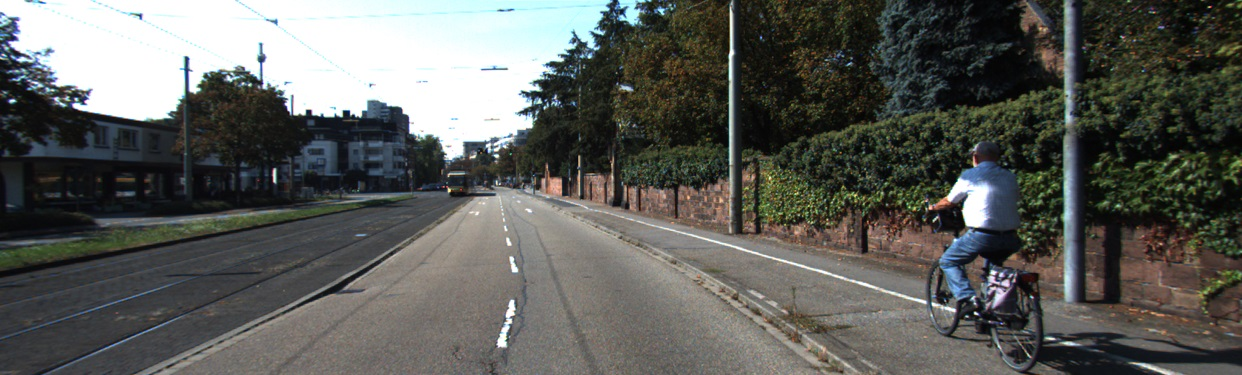
#> input picture L.jpg, 1242 x 375 px
$ python e.py   (older library calls are emulated)
#> lines starting #> are read from the running program, lines starting #| are printed output that depends on the picture; after the words box and inside, x2 and y2 are one past the last pixel; in counts of white or black regions, pixels touching at a corner belong together
# code based on
# very very good, very good, and compare vith tesla
# https://medium.com/analytics-vidhya/depth-sensing-and-3d-reconstruction-512ed121aa60

# other good links
# https://www.youtube.com/watch?v=k_QSqbj_bYo


import cv2
import numpy as np
import open3d as o3d
import os

# Load stereo images
current_directory = os.path.dirname(os.path.abspath(__file__))

# Load stereo images
img_left =cv2.imread( os.path.join(current_directory, 'L.jpg'))
#> img_left is the input picture: shape (375, 1242, 3); mean B, G, R 89.6, 93.8, 92.4
img_right = cv2.imread( os.path.join(current_directory, 'R.jpg'))
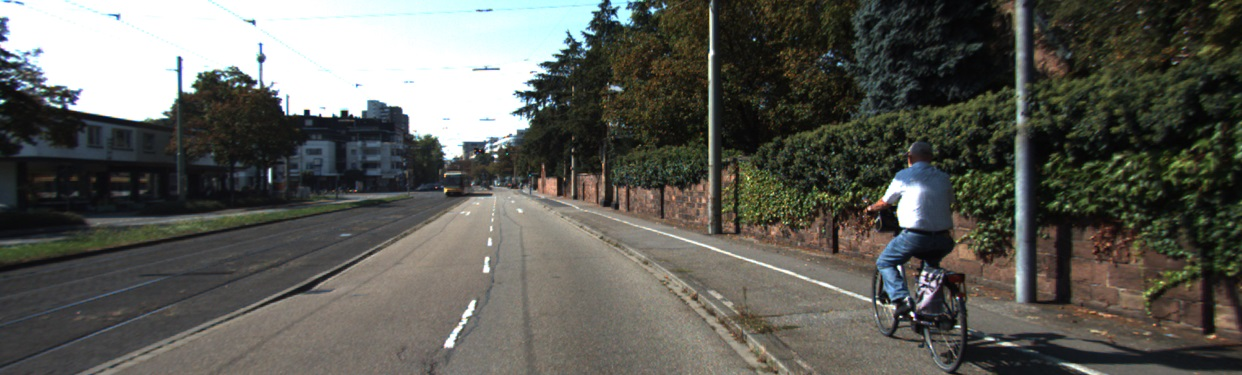
#> input picture R.jpg, 1242 x 375 px
#> img_right is the input picture: shape (375, 1242, 3); mean B, G, R 87.1, 93.4, 93.1

# Convert images to grayscale
img_left_gray = cv2.cvtColor(img_left, cv2.COLOR_BGR2GRAY)
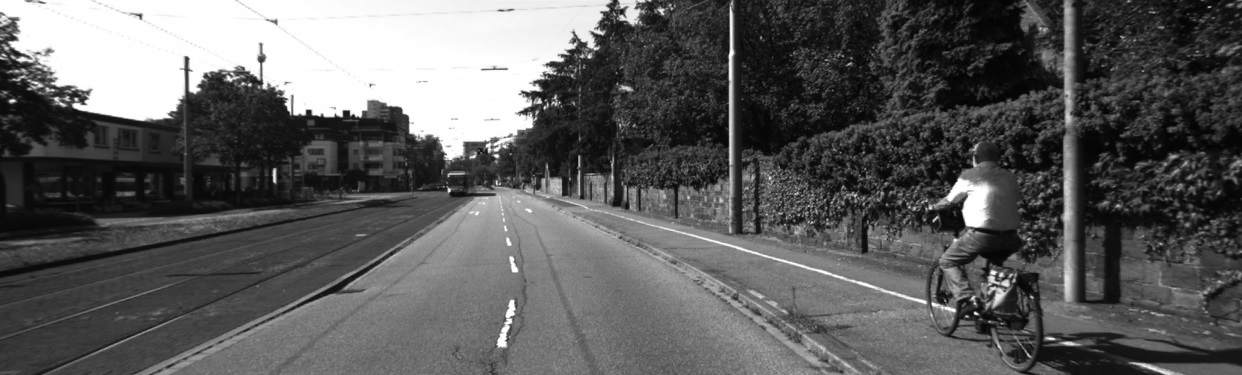
#> img_left_gray: shape (375, 1242); min 1, max 255, mean 92.9
img_right_gray = cv2.cvtColor(img_right, cv2.COLOR_BGR2GRAY)
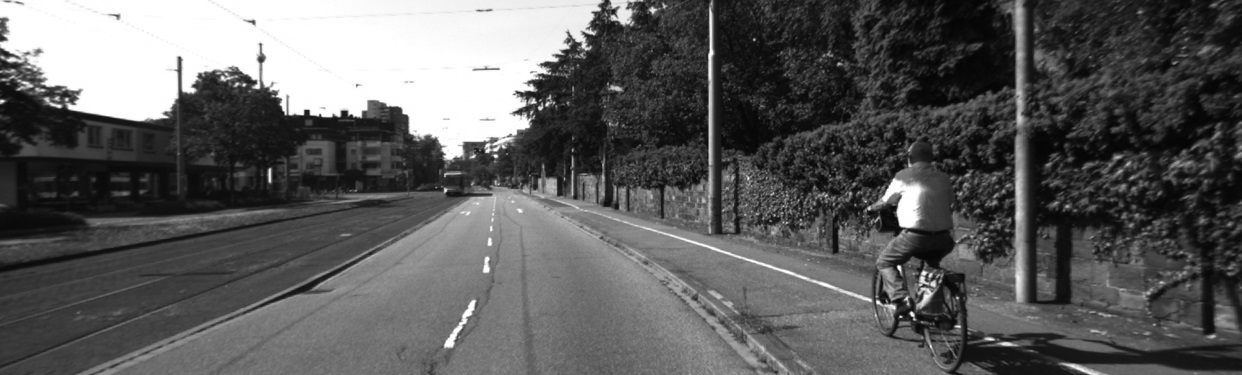
#> img_right_gray: shape (375, 1242); min 2, max 255, mean 92.6

# Create stereoBM object
#stereo = cv2.StereoBM_create(numDisparities=96, blockSize=11)
stereo = cv2.StereoSGBM_create(
    minDisparity=12,
    numDisparities=64, blockSize=21)

# Compute disparity
disparity = stereo.compute(img_left_gray, img_right_gray)
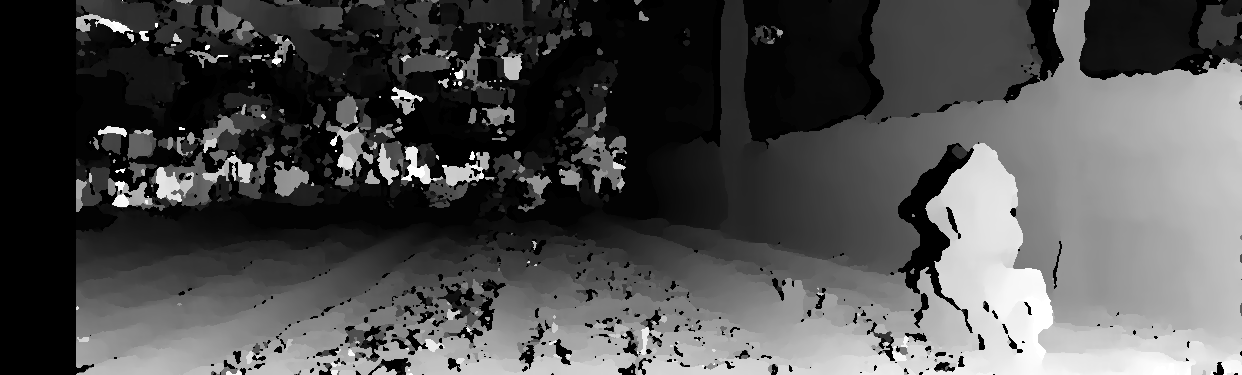
#> disparity: shape (375, 1242) int16; min 176, max 1200, mean 496.1; drawn with min black and max white

# Normalize disparity for visualization
disparity_normalized = cv2.normalize(disparity, None, alpha=0, beta=255, norm_type=cv2.NORM_MINMAX, dtype=cv2.CV_8U)

# Show the disparity map
#cv2.imshow('Disparity Map', disparity)
#cv2.waitKey(0)
cv2.imshow('Disparity Map', disparity_normalized)
cv2.waitKey(0)
cv2.destroyAllWindows()

#region Rendering usign open3D


# Create point cloud from disparity map
h, w = img_left_gray.shape[:2]
#> h = 375; w = 1242
focal_length = 0.8 * w
#> focal_length = 993.6
Q = np.float32([[1, 0, 0, -0.5 * w],
                [0, -1, 0, 0.5 * h],
                [0, 0, 0, -focal_length],
                [0, 0, 1, 0]])

points_3D = cv2.reprojectImageTo3D(disparity, Q)
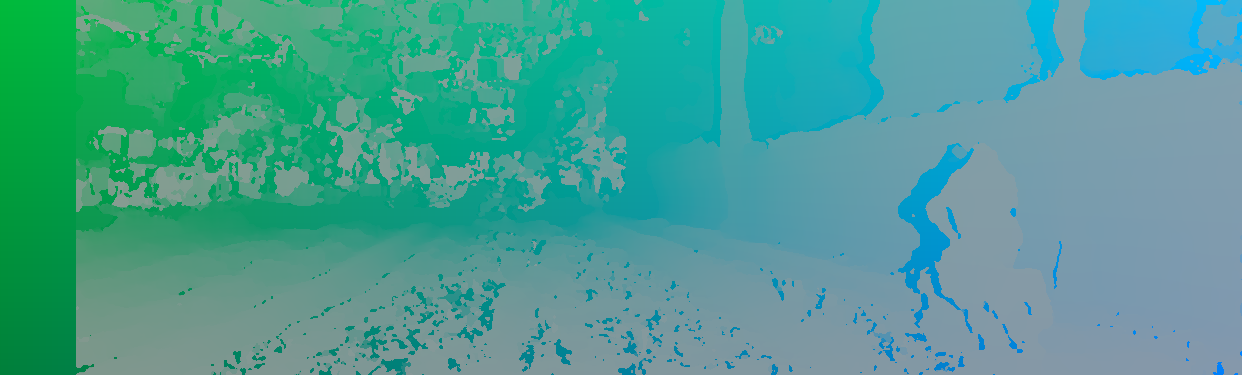
#> points_3D: shape (375, 1242, 3) float32; mean of channels 0, 1, 2 -0.287, 0.0851, -3; drawn with min black and max white

# Mask out invalid points
mask = disparity > disparity.min()
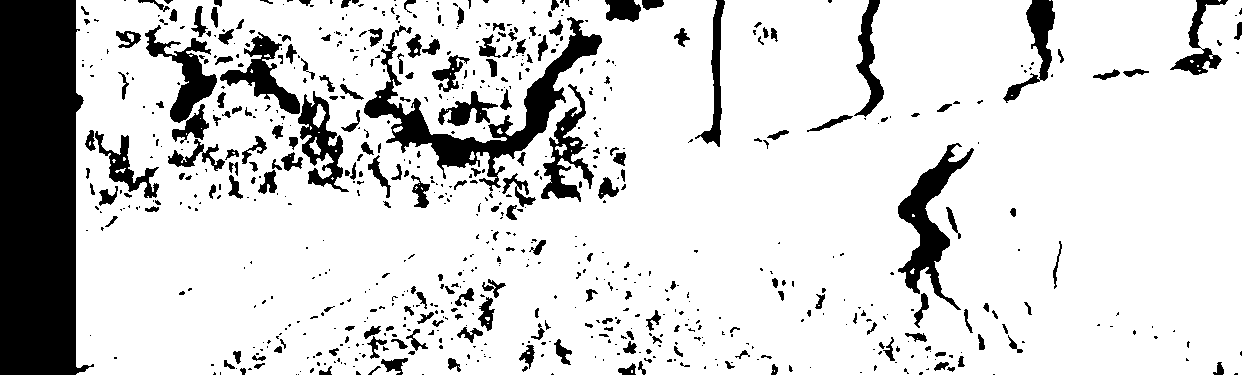
#> mask: shape (375, 1242) bool; 83.5% white; 734 black regions (505 under 20 px), largest, box (x1, y1, x2, y2) and area: (0, 0, 94, 375) 28679, (364, 17, 602, 191) 7608, (898, 143, 974, 310) 3836
points_3D = points_3D[mask]
colors = img_left[mask]

# Adjust scaling factor
scaling_factor = 1.0 / 16
points_3D *= scaling_factor

# Create Open3D point cloud
pcd = o3d.geometry.PointCloud()
pcd.points = o3d.utility.Vector3dVector(points_3D)
pcd.colors = o3d.utility.Vector3dVector(colors / 255.0)

print("Points:", points_3D.shape)
#| Points: (388818, 3)
#print("Colors:", colors.shape)
print(pcd)

# Visualize the point cloud
# o3d.visualization.draw_geometries([pcd])
o3d.visualization.draw_geometries([pcd], window_name='Open3D', width=800, height=600)


#endregion
